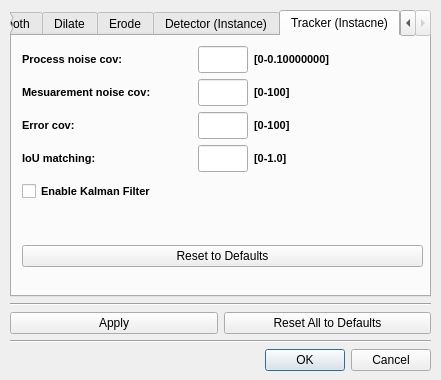
<?xml version="1.0" encoding="UTF-8"?>
<ui version="4.0">
 <class>ImageProcessingSettingsDialog</class>
 <widget class="QDialog" name="ImageProcessingSettingsDialog">
  <property name="geometry">
   <rect>
    <x>0</x>
    <y>0</y>
    <width>441</width>
    <height>380</height>
   </rect>
  </property>
  <property name="windowTitle">
   <string>Image Processing Settings</string>
  </property>
  <widget class="QWidget" name="layoutWidget1">
   <property name="geometry">
    <rect>
     <x>10</x>
     <y>10</y>
     <width>421</width>
     <height>361</height>
    </rect>
   </property>
   <layout class="QVBoxLayout" name="verticalLayout_40">
    <item>
     <widget class="QTabWidget" name="tabWidget">
      <property name="currentIndex">
       <number>4</number>
      </property>
      <widget class="QWidget" name="smoothTab_5">
       <attribute name="title">
        <string>Smooth</string>
       </attribute>
       <widget class="QWidget" name="layoutWidget2_5">
        <property name="geometry">
         <rect>
          <x>10</x>
          <y>10</y>
          <width>401</width>
          <height>221</height>
         </rect>
        </property>
        <layout class="QVBoxLayout" name="verticalLayout_41">
         <item>
          <layout class="QHBoxLayout" name="horizontalLayout_48">
           <item>
            <layout class="QVBoxLayout" name="verticalLayout_42">
             <item>
              <widget class="QLabel" name="label_68">
               <property name="sizePolicy">
                <sizepolicy hsizetype="Preferred" vsizetype="Minimum">
                 <horstretch>0</horstretch>
                 <verstretch>0</verstretch>
                </sizepolicy>
               </property>
               <property name="minimumSize">
                <size>
                 <width>0</width>
                 <height>27</height>
                </size>
               </property>
               <property name="maximumSize">
                <size>
                 <width>140</width>
                 <height>27</height>
                </size>
               </property>
               <property name="font">
                <font>
                 <pointsize>8</pointsize>
                 <weight>75</weight>
                 <bold>true</bold>
                </font>
               </property>
               <property name="text">
                <string>Type:</string>
               </property>
              </widget>
             </item>
             <item>
              <layout class="QVBoxLayout" name="verticalLayout_43">
               <item>
                <widget class="QRadioButton" name="smoothBlurButton">
                 <property name="maximumSize">
                  <size>
                   <width>140</width>
                   <height>16777215</height>
                  </size>
                 </property>
                 <property name="font">
                  <font>
                   <pointsize>8</pointsize>
                  </font>
                 </property>
                 <property name="text">
                  <string>Blur</string>
                 </property>
                 <attribute name="buttonGroup">
                  <string notr="true">smoothTypeGroup</string>
                 </attribute>
                </widget>
               </item>
               <item>
                <widget class="QRadioButton" name="smoothGaussianButton">
                 <property name="maximumSize">
                  <size>
                   <width>140</width>
                   <height>16777215</height>
                  </size>
                 </property>
                 <property name="font">
                  <font>
                   <pointsize>8</pointsize>
                  </font>
                 </property>
                 <property name="text">
                  <string>Gaussian</string>
                 </property>
                 <attribute name="buttonGroup">
                  <string notr="true">smoothTypeGroup</string>
                 </attribute>
                </widget>
               </item>
               <item>
                <widget class="QRadioButton" name="smoothMedianButton">
                 <property name="maximumSize">
                  <size>
                   <width>140</width>
                   <height>16777215</height>
                  </size>
                 </property>
                 <property name="font">
                  <font>
                   <pointsize>8</pointsize>
                  </font>
                 </property>
                 <property name="text">
                  <string>Median</string>
                 </property>
                 <attribute name="buttonGroup">
                  <string notr="true">smoothTypeGroup</string>
                 </attribute>
                </widget>
               </item>
               <item>
                <spacer name="verticalSpacer_29">
                 <property name="orientation">
                  <enum>Qt::Vertical</enum>
                 </property>
                 <property name="sizeHint" stdset="0">
                  <size>
                   <width>20</width>
                   <height>40</height>
                  </size>
                 </property>
                </spacer>
               </item>
              </layout>
             </item>
            </layout>
           </item>
           <item>
            <layout class="QVBoxLayout" name="verticalLayout_44">
             <item>
              <widget class="QLabel" name="label_69">
               <property name="minimumSize">
                <size>
                 <width>0</width>
                 <height>27</height>
                </size>
               </property>
               <property name="maximumSize">
                <size>
                 <width>16777215</width>
                 <height>27</height>
                </size>
               </property>
               <property name="font">
                <font>
                 <pointsize>8</pointsize>
                 <weight>75</weight>
                 <bold>true</bold>
                </font>
               </property>
               <property name="text">
                <string>Parameters:</string>
               </property>
              </widget>
             </item>
             <item>
              <layout class="QVBoxLayout" name="verticalLayout_45">
               <item>
                <layout class="QHBoxLayout" name="horizontalLayout_49">
                 <item>
                  <widget class="QLabel" name="label_70">
                   <property name="sizePolicy">
                    <sizepolicy hsizetype="Minimum" vsizetype="Preferred">
                     <horstretch>0</horstretch>
                     <verstretch>0</verstretch>
                    </sizepolicy>
                   </property>
                   <property name="minimumSize">
                    <size>
                     <width>15</width>
                     <height>0</height>
                    </size>
                   </property>
                   <property name="maximumSize">
                    <size>
                     <width>15</width>
                     <height>16777215</height>
                    </size>
                   </property>
                   <property name="font">
                    <font>
                     <pointsize>8</pointsize>
                    </font>
                   </property>
                   <property name="text">
                    <string>1:</string>
                   </property>
                  </widget>
                 </item>
                 <item>
                  <widget class="QLineEdit" name="smoothParam1Edit">
                   <property name="sizePolicy">
                    <sizepolicy hsizetype="Minimum" vsizetype="Fixed">
                     <horstretch>0</horstretch>
                     <verstretch>0</verstretch>
                    </sizepolicy>
                   </property>
                   <property name="minimumSize">
                    <size>
                     <width>45</width>
                     <height>0</height>
                    </size>
                   </property>
                   <property name="maximumSize">
                    <size>
                     <width>45</width>
                     <height>16777215</height>
                    </size>
                   </property>
                   <property name="font">
                    <font>
                     <pointsize>8</pointsize>
                    </font>
                   </property>
                  </widget>
                 </item>
                 <item>
                  <widget class="QLabel" name="smoothParam1RangeLabel">
                   <property name="font">
                    <font>
                     <pointsize>8</pointsize>
                     <weight>75</weight>
                     <bold>true</bold>
                    </font>
                   </property>
                   <property name="text">
                    <string/>
                   </property>
                  </widget>
                 </item>
                 <item>
                  <widget class="QLabel" name="smoothParam1Label">
                   <property name="font">
                    <font>
                     <pointsize>8</pointsize>
                    </font>
                   </property>
                   <property name="text">
                    <string/>
                   </property>
                  </widget>
                 </item>
                </layout>
               </item>
               <item>
                <layout class="QHBoxLayout" name="horizontalLayout_50">
                 <item>
                  <widget class="QLabel" name="label_71">
                   <property name="sizePolicy">
                    <sizepolicy hsizetype="Minimum" vsizetype="Preferred">
                     <horstretch>0</horstretch>
                     <verstretch>0</verstretch>
                    </sizepolicy>
                   </property>
                   <property name="minimumSize">
                    <size>
                     <width>15</width>
                     <height>0</height>
                    </size>
                   </property>
                   <property name="maximumSize">
                    <size>
                     <width>15</width>
                     <height>16777215</height>
                    </size>
                   </property>
                   <property name="font">
                    <font>
                     <pointsize>8</pointsize>
                    </font>
                   </property>
                   <property name="text">
                    <string>2:</string>
                   </property>
                  </widget>
                 </item>
                 <item>
                  <widget class="QLineEdit" name="smoothParam2Edit">
                   <property name="sizePolicy">
                    <sizepolicy hsizetype="Minimum" vsizetype="Fixed">
                     <horstretch>0</horstretch>
                     <verstretch>0</verstretch>
                    </sizepolicy>
                   </property>
                   <property name="minimumSize">
                    <size>
                     <width>45</width>
                     <height>0</height>
                    </size>
                   </property>
                   <property name="maximumSize">
                    <size>
                     <width>45</width>
                     <height>16777215</height>
                    </size>
                   </property>
                   <property name="font">
                    <font>
                     <pointsize>8</pointsize>
                    </font>
                   </property>
                  </widget>
                 </item>
                 <item>
                  <widget class="QLabel" name="smoothParam2RangeLabel">
                   <property name="font">
                    <font>
                     <pointsize>8</pointsize>
                     <weight>75</weight>
                     <bold>true</bold>
                    </font>
                   </property>
                   <property name="text">
                    <string/>
                   </property>
                  </widget>
                 </item>
                 <item>
                  <widget class="QLabel" name="smoothParam2Label">
                   <property name="font">
                    <font>
                     <pointsize>8</pointsize>
                    </font>
                   </property>
                   <property name="text">
                    <string/>
                   </property>
                  </widget>
                 </item>
                </layout>
               </item>
               <item>
                <layout class="QHBoxLayout" name="horizontalLayout_51">
                 <item>
                  <widget class="QLabel" name="label_72">
                   <property name="sizePolicy">
                    <sizepolicy hsizetype="Minimum" vsizetype="Preferred">
                     <horstretch>0</horstretch>
                     <verstretch>0</verstretch>
                    </sizepolicy>
                   </property>
                   <property name="minimumSize">
                    <size>
                     <width>15</width>
                     <height>0</height>
                    </size>
                   </property>
                   <property name="maximumSize">
                    <size>
                     <width>15</width>
                     <height>16777215</height>
                    </size>
                   </property>
                   <property name="font">
                    <font>
                     <pointsize>8</pointsize>
                    </font>
                   </property>
                   <property name="text">
                    <string>3:</string>
                   </property>
                  </widget>
                 </item>
                 <item>
                  <widget class="QLineEdit" name="smoothParam3Edit">
                   <property name="sizePolicy">
                    <sizepolicy hsizetype="Minimum" vsizetype="Fixed">
                     <horstretch>0</horstretch>
                     <verstretch>0</verstretch>
                    </sizepolicy>
                   </property>
                   <property name="minimumSize">
                    <size>
                     <width>45</width>
                     <height>0</height>
                    </size>
                   </property>
                   <property name="maximumSize">
                    <size>
                     <width>45</width>
                     <height>16777215</height>
                    </size>
                   </property>
                   <property name="font">
                    <font>
                     <pointsize>8</pointsize>
                    </font>
                   </property>
                  </widget>
                 </item>
                 <item>
                  <widget class="QLabel" name="smoothParam3RangeLabel">
                   <property name="font">
                    <font>
                     <pointsize>8</pointsize>
                     <weight>75</weight>
                     <bold>true</bold>
                    </font>
                   </property>
                   <property name="text">
                    <string/>
                   </property>
                  </widget>
                 </item>
                 <item>
                  <widget class="QLabel" name="smoothParam3Label">
                   <property name="font">
                    <font>
                     <pointsize>8</pointsize>
                    </font>
                   </property>
                   <property name="text">
                    <string/>
                   </property>
                  </widget>
                 </item>
                </layout>
               </item>
               <item>
                <layout class="QHBoxLayout" name="horizontalLayout_52">
                 <item>
                  <widget class="QLabel" name="label_73">
                   <property name="sizePolicy">
                    <sizepolicy hsizetype="Minimum" vsizetype="Preferred">
                     <horstretch>0</horstretch>
                     <verstretch>0</verstretch>
                    </sizepolicy>
                   </property>
                   <property name="minimumSize">
                    <size>
                     <width>15</width>
                     <height>0</height>
                    </size>
                   </property>
                   <property name="maximumSize">
                    <size>
                     <width>15</width>
                     <height>16777215</height>
                    </size>
                   </property>
                   <property name="font">
                    <font>
                     <pointsize>8</pointsize>
                    </font>
                   </property>
                   <property name="text">
                    <string>4:</string>
                   </property>
                  </widget>
                 </item>
                 <item>
                  <widget class="QLineEdit" name="smoothParam4Edit">
                   <property name="sizePolicy">
                    <sizepolicy hsizetype="Minimum" vsizetype="Fixed">
                     <horstretch>0</horstretch>
                     <verstretch>0</verstretch>
                    </sizepolicy>
                   </property>
                   <property name="minimumSize">
                    <size>
                     <width>45</width>
                     <height>0</height>
                    </size>
                   </property>
                   <property name="maximumSize">
                    <size>
                     <width>45</width>
                     <height>16777215</height>
                    </size>
                   </property>
                   <property name="font">
                    <font>
                     <pointsize>8</pointsize>
                    </font>
                   </property>
                  </widget>
                 </item>
                 <item>
                  <widget class="QLabel" name="smoothParam4RangeLabel">
                   <property name="font">
                    <font>
                     <pointsize>8</pointsize>
                     <weight>75</weight>
                     <bold>true</bold>
                    </font>
                   </property>
                   <property name="text">
                    <string/>
                   </property>
                  </widget>
                 </item>
                 <item>
                  <widget class="QLabel" name="smoothParam4Label">
                   <property name="font">
                    <font>
                     <pointsize>8</pointsize>
                    </font>
                   </property>
                   <property name="text">
                    <string/>
                   </property>
                  </widget>
                 </item>
                </layout>
               </item>
              </layout>
             </item>
            </layout>
           </item>
          </layout>
         </item>
         <item>
          <spacer name="verticalSpacer_31">
           <property name="orientation">
            <enum>Qt::Vertical</enum>
           </property>
           <property name="sizeHint" stdset="0">
            <size>
             <width>20</width>
             <height>40</height>
            </size>
           </property>
          </spacer>
         </item>
         <item>
          <widget class="QPushButton" name="resetSmoothToDefaultsButton">
           <property name="text">
            <string>Reset to Defaults</string>
           </property>
          </widget>
         </item>
        </layout>
       </widget>
      </widget>
      <widget class="QWidget" name="dilateTab_5">
       <attribute name="title">
        <string>Dilate</string>
       </attribute>
       <widget class="QWidget" name="layoutWidget3_5">
        <property name="geometry">
         <rect>
          <x>10</x>
          <y>10</y>
          <width>401</width>
          <height>221</height>
         </rect>
        </property>
        <layout class="QVBoxLayout" name="verticalLayout_46">
         <item>
          <layout class="QHBoxLayout" name="horizontalLayout_53">
           <item>
            <widget class="QLabel" name="label_74">
             <property name="minimumSize">
              <size>
               <width>0</width>
               <height>27</height>
              </size>
             </property>
             <property name="font">
              <font>
               <pointsize>8</pointsize>
               <weight>75</weight>
               <bold>true</bold>
              </font>
             </property>
             <property name="text">
              <string>Number of iterations:</string>
             </property>
            </widget>
           </item>
           <item>
            <widget class="QLineEdit" name="dilateIterationsEdit">
             <property name="sizePolicy">
              <sizepolicy hsizetype="Minimum" vsizetype="Fixed">
               <horstretch>0</horstretch>
               <verstretch>0</verstretch>
              </sizepolicy>
             </property>
             <property name="minimumSize">
              <size>
               <width>50</width>
               <height>27</height>
              </size>
             </property>
             <property name="maximumSize">
              <size>
               <width>50</width>
               <height>16777215</height>
              </size>
             </property>
             <property name="font">
              <font>
               <pointsize>8</pointsize>
              </font>
             </property>
            </widget>
           </item>
           <item>
            <widget class="QLabel" name="label_75">
             <property name="minimumSize">
              <size>
               <width>0</width>
               <height>27</height>
              </size>
             </property>
             <property name="font">
              <font>
               <pointsize>8</pointsize>
               <weight>75</weight>
               <bold>true</bold>
              </font>
             </property>
             <property name="text">
              <string>[1-999]</string>
             </property>
            </widget>
           </item>
          </layout>
         </item>
         <item>
          <spacer name="verticalSpacer_32">
           <property name="orientation">
            <enum>Qt::Vertical</enum>
           </property>
           <property name="sizeHint" stdset="0">
            <size>
             <width>20</width>
             <height>40</height>
            </size>
           </property>
          </spacer>
         </item>
         <item>
          <widget class="QPushButton" name="resetDilateToDefaultsButton">
           <property name="text">
            <string>Reset to Defaults</string>
           </property>
          </widget>
         </item>
        </layout>
       </widget>
      </widget>
      <widget class="QWidget" name="erodeTab_5">
       <attribute name="title">
        <string>Erode</string>
       </attribute>
       <widget class="QWidget" name="layoutWidget4_5">
        <property name="geometry">
         <rect>
          <x>10</x>
          <y>10</y>
          <width>401</width>
          <height>221</height>
         </rect>
        </property>
        <layout class="QVBoxLayout" name="verticalLayout_47">
         <item>
          <layout class="QHBoxLayout" name="horizontalLayout_54">
           <item>
            <widget class="QLabel" name="label_76">
             <property name="minimumSize">
              <size>
               <width>0</width>
               <height>27</height>
              </size>
             </property>
             <property name="font">
              <font>
               <pointsize>8</pointsize>
               <weight>75</weight>
               <bold>true</bold>
              </font>
             </property>
             <property name="text">
              <string>Number of iterations:</string>
             </property>
            </widget>
           </item>
           <item>
            <widget class="QLineEdit" name="erodeIterationsEdit">
             <property name="sizePolicy">
              <sizepolicy hsizetype="Minimum" vsizetype="Fixed">
               <horstretch>0</horstretch>
               <verstretch>0</verstretch>
              </sizepolicy>
             </property>
             <property name="minimumSize">
              <size>
               <width>50</width>
               <height>27</height>
              </size>
             </property>
             <property name="maximumSize">
              <size>
               <width>50</width>
               <height>16777215</height>
              </size>
             </property>
             <property name="font">
              <font>
               <pointsize>8</pointsize>
              </font>
             </property>
            </widget>
           </item>
           <item>
            <widget class="QLabel" name="label_77">
             <property name="minimumSize">
              <size>
               <width>0</width>
               <height>27</height>
              </size>
             </property>
             <property name="font">
              <font>
               <pointsize>8</pointsize>
               <weight>75</weight>
               <bold>true</bold>
              </font>
             </property>
             <property name="text">
              <string>[1-999]</string>
             </property>
            </widget>
           </item>
          </layout>
         </item>
         <item>
          <spacer name="verticalSpacer_33">
           <property name="orientation">
            <enum>Qt::Vertical</enum>
           </property>
           <property name="sizeHint" stdset="0">
            <size>
             <width>20</width>
             <height>40</height>
            </size>
           </property>
          </spacer>
         </item>
         <item>
          <widget class="QPushButton" name="resetErodeToDefaultsButton">
           <property name="text">
            <string>Reset to Defaults</string>
           </property>
          </widget>
         </item>
        </layout>
       </widget>
      </widget>
      <widget class="QWidget" name="flipTab_5">
       <attribute name="title">
        <string>Detector (Instance)</string>
       </attribute>
       <widget class="QWidget" name="layoutWidget5_5">
        <property name="geometry">
         <rect>
          <x>10</x>
          <y>10</y>
          <width>401</width>
          <height>221</height>
         </rect>
        </property>
        <layout class="QVBoxLayout" name="verticalLayout_48">
         <item>
          <layout class="QHBoxLayout" name="horizontalLayout_55">
           <item>
            <widget class="QLabel" name="label_78">
             <property name="sizePolicy">
              <sizepolicy hsizetype="Preferred" vsizetype="Minimum">
               <horstretch>0</horstretch>
               <verstretch>0</verstretch>
              </sizepolicy>
             </property>
             <property name="minimumSize">
              <size>
               <width>0</width>
               <height>27</height>
              </size>
             </property>
             <property name="maximumSize">
              <size>
               <width>16777215</width>
               <height>27</height>
              </size>
             </property>
             <property name="font">
              <font>
               <pointsize>8</pointsize>
               <weight>75</weight>
               <bold>true</bold>
              </font>
             </property>
             <property name="text">
              <string>Class:</string>
             </property>
            </widget>
           </item>
           <item>
            <widget class="QRadioButton" name="flipXAxisButton">
             <property name="font">
              <font>
               <pointsize>8</pointsize>
              </font>
             </property>
             <property name="text">
              <string>Person</string>
             </property>
             <attribute name="buttonGroup">
              <string notr="true">flipCodeGroup</string>
             </attribute>
            </widget>
           </item>
           <item>
            <widget class="QRadioButton" name="flipYAxisButton">
             <property name="font">
              <font>
               <pointsize>8</pointsize>
              </font>
             </property>
             <property name="text">
              <string>Car</string>
             </property>
             <attribute name="buttonGroup">
              <string notr="true">flipCodeGroup</string>
             </attribute>
            </widget>
           </item>
           <item>
            <widget class="QRadioButton" name="flipBothAxesButton">
             <property name="font">
              <font>
               <pointsize>8</pointsize>
              </font>
             </property>
             <property name="text">
              <string>Bus</string>
             </property>
             <attribute name="buttonGroup">
              <string notr="true">flipCodeGroup</string>
             </attribute>
            </widget>
           </item>
           <item>
            <widget class="QRadioButton" name="flipBothAxesButton_2">
             <property name="font">
              <font>
               <pointsize>8</pointsize>
              </font>
             </property>
             <property name="text">
              <string>Truck</string>
             </property>
            </widget>
           </item>
           <item>
            <widget class="QRadioButton" name="flipBothAxesButton_3">
             <property name="font">
              <font>
               <pointsize>8</pointsize>
              </font>
             </property>
             <property name="text">
              <string>Motocycle</string>
             </property>
            </widget>
           </item>
          </layout>
         </item>
         <item>
          <layout class="QHBoxLayout" name="horizontalLayout_61">
           <item>
            <widget class="QLabel" name="label_86">
             <property name="sizePolicy">
              <sizepolicy hsizetype="Preferred" vsizetype="Minimum">
               <horstretch>0</horstretch>
               <verstretch>0</verstretch>
              </sizepolicy>
             </property>
             <property name="minimumSize">
              <size>
               <width>0</width>
               <height>27</height>
              </size>
             </property>
             <property name="maximumSize">
              <size>
               <width>16777215</width>
               <height>27</height>
              </size>
             </property>
             <property name="font">
              <font>
               <pointsize>8</pointsize>
               <weight>75</weight>
               <bold>true</bold>
              </font>
             </property>
             <property name="text">
              <string>NMS Threshold:</string>
             </property>
            </widget>
           </item>
           <item>
            <widget class="QLabel" name="label">
             <property name="text">
              <string>Confidence</string>
             </property>
            </widget>
           </item>
           <item>
            <widget class="QLineEdit" name="lineEdit"/>
           </item>
           <item>
            <widget class="QLabel" name="label_2">
             <property name="text">
              <string>IoU</string>
             </property>
            </widget>
           </item>
           <item>
            <widget class="QLineEdit" name="lineEdit_2"/>
           </item>
          </layout>
         </item>
         <item>
          <spacer name="verticalSpacer_34">
           <property name="orientation">
            <enum>Qt::Vertical</enum>
           </property>
           <property name="sizeHint" stdset="0">
            <size>
             <width>20</width>
             <height>40</height>
            </size>
           </property>
          </spacer>
         </item>
         <item>
          <widget class="QPushButton" name="resetFlipToDefaultsButton">
           <property name="text">
            <string>Reset to Defaults</string>
           </property>
          </widget>
         </item>
        </layout>
       </widget>
      </widget>
      <widget class="QWidget" name="cannyTab_5">
       <attribute name="title">
        <string>Tracker (Instacne)</string>
       </attribute>
       <widget class="QWidget" name="layoutWidget6_5">
        <property name="geometry">
         <rect>
          <x>10</x>
          <y>10</y>
          <width>401</width>
          <height>221</height>
         </rect>
        </property>
        <layout class="QVBoxLayout" name="verticalLayout_49">
         <item>
          <layout class="QHBoxLayout" name="horizontalLayout_56">
           <item>
            <widget class="QLabel" name="label_79">
             <property name="minimumSize">
              <size>
               <width>0</width>
               <height>27</height>
              </size>
             </property>
             <property name="font">
              <font>
               <pointsize>8</pointsize>
               <weight>75</weight>
               <bold>true</bold>
              </font>
             </property>
             <property name="text">
              <string>Process noise cov:</string>
             </property>
            </widget>
           </item>
           <item>
            <widget class="QLineEdit" name="cannyThresh1Edit">
             <property name="sizePolicy">
              <sizepolicy hsizetype="Minimum" vsizetype="Fixed">
               <horstretch>0</horstretch>
               <verstretch>0</verstretch>
              </sizepolicy>
             </property>
             <property name="minimumSize">
              <size>
               <width>50</width>
               <height>27</height>
              </size>
             </property>
             <property name="maximumSize">
              <size>
               <width>50</width>
               <height>16777215</height>
              </size>
             </property>
             <property name="font">
              <font>
               <pointsize>8</pointsize>
              </font>
             </property>
            </widget>
           </item>
           <item>
            <widget class="QLabel" name="label_80">
             <property name="minimumSize">
              <size>
               <width>0</width>
               <height>27</height>
              </size>
             </property>
             <property name="font">
              <font>
               <pointsize>8</pointsize>
               <weight>75</weight>
               <bold>true</bold>
              </font>
             </property>
             <property name="text">
              <string>[0-0.10000000]</string>
             </property>
            </widget>
           </item>
          </layout>
         </item>
         <item>
          <layout class="QHBoxLayout" name="horizontalLayout_57">
           <item>
            <widget class="QLabel" name="label_81">
             <property name="minimumSize">
              <size>
               <width>0</width>
               <height>27</height>
              </size>
             </property>
             <property name="font">
              <font>
               <pointsize>8</pointsize>
               <weight>75</weight>
               <bold>true</bold>
              </font>
             </property>
             <property name="text">
              <string>Mesuarement noise cov:</string>
             </property>
            </widget>
           </item>
           <item>
            <widget class="QLineEdit" name="cannyThresh2Edit">
             <property name="sizePolicy">
              <sizepolicy hsizetype="Minimum" vsizetype="Fixed">
               <horstretch>0</horstretch>
               <verstretch>0</verstretch>
              </sizepolicy>
             </property>
             <property name="minimumSize">
              <size>
               <width>50</width>
               <height>27</height>
              </size>
             </property>
             <property name="maximumSize">
              <size>
               <width>50</width>
               <height>16777215</height>
              </size>
             </property>
             <property name="font">
              <font>
               <pointsize>8</pointsize>
              </font>
             </property>
            </widget>
           </item>
           <item>
            <widget class="QLabel" name="label_82">
             <property name="minimumSize">
              <size>
               <width>0</width>
               <height>27</height>
              </size>
             </property>
             <property name="font">
              <font>
               <pointsize>8</pointsize>
               <weight>75</weight>
               <bold>true</bold>
              </font>
             </property>
             <property name="text">
              <string>[0-100]</string>
             </property>
            </widget>
           </item>
          </layout>
         </item>
         <item>
          <layout class="QHBoxLayout" name="horizontalLayout_58">
           <item>
            <widget class="QLabel" name="label_83">
             <property name="minimumSize">
              <size>
               <width>0</width>
               <height>27</height>
              </size>
             </property>
             <property name="font">
              <font>
               <pointsize>8</pointsize>
               <weight>75</weight>
               <bold>true</bold>
              </font>
             </property>
             <property name="text">
              <string>Error cov:</string>
             </property>
            </widget>
           </item>
           <item>
            <widget class="QLineEdit" name="cannyApertureSizeEdit">
             <property name="sizePolicy">
              <sizepolicy hsizetype="Minimum" vsizetype="Fixed">
               <horstretch>0</horstretch>
               <verstretch>0</verstretch>
              </sizepolicy>
             </property>
             <property name="minimumSize">
              <size>
               <width>50</width>
               <height>27</height>
              </size>
             </property>
             <property name="maximumSize">
              <size>
               <width>50</width>
               <height>16777215</height>
              </size>
             </property>
             <property name="font">
              <font>
               <pointsize>8</pointsize>
              </font>
             </property>
            </widget>
           </item>
           <item>
            <widget class="QLabel" name="label_84">
             <property name="minimumSize">
              <size>
               <width>0</width>
               <height>27</height>
              </size>
             </property>
             <property name="font">
              <font>
               <pointsize>8</pointsize>
               <weight>75</weight>
               <bold>true</bold>
              </font>
             </property>
             <property name="text">
              <string>[0-100]</string>
             </property>
            </widget>
           </item>
          </layout>
         </item>
         <item>
          <layout class="QHBoxLayout" name="horizontalLayout_60">
           <item>
            <widget class="QLabel" name="label_85">
             <property name="minimumSize">
              <size>
               <width>0</width>
               <height>27</height>
              </size>
             </property>
             <property name="font">
              <font>
               <pointsize>8</pointsize>
               <weight>75</weight>
               <bold>true</bold>
              </font>
             </property>
             <property name="text">
              <string>IoU matching:</string>
             </property>
            </widget>
           </item>
           <item>
            <widget class="QLineEdit" name="cannyApertureSizeEdit_2">
             <property name="sizePolicy">
              <sizepolicy hsizetype="Minimum" vsizetype="Fixed">
               <horstretch>0</horstretch>
               <verstretch>0</verstretch>
              </sizepolicy>
             </property>
             <property name="minimumSize">
              <size>
               <width>50</width>
               <height>27</height>
              </size>
             </property>
             <property name="maximumSize">
              <size>
               <width>50</width>
               <height>16777215</height>
              </size>
             </property>
             <property name="font">
              <font>
               <pointsize>8</pointsize>
              </font>
             </property>
            </widget>
           </item>
           <item>
            <widget class="QLabel" name="label_87">
             <property name="minimumSize">
              <size>
               <width>0</width>
               <height>27</height>
              </size>
             </property>
             <property name="font">
              <font>
               <pointsize>8</pointsize>
               <weight>75</weight>
               <bold>true</bold>
              </font>
             </property>
             <property name="text">
              <string>[0-1.0]</string>
             </property>
            </widget>
           </item>
          </layout>
         </item>
         <item>
          <widget class="QCheckBox" name="cannyL2NormCheckBox">
           <property name="minimumSize">
            <size>
             <width>0</width>
             <height>27</height>
            </size>
           </property>
           <property name="font">
            <font>
             <pointsize>8</pointsize>
             <weight>75</weight>
             <bold>true</bold>
            </font>
           </property>
           <property name="text">
            <string>Enable Kalman Filter</string>
           </property>
          </widget>
         </item>
         <item>
          <spacer name="verticalSpacer_35">
           <property name="orientation">
            <enum>Qt::Vertical</enum>
           </property>
           <property name="sizeHint" stdset="0">
            <size>
             <width>20</width>
             <height>40</height>
            </size>
           </property>
          </spacer>
         </item>
         <item>
          <widget class="QPushButton" name="resetCannyToDefaultsButton">
           <property name="text">
            <string>Reset to Defaults</string>
           </property>
          </widget>
         </item>
        </layout>
       </widget>
      </widget>
     </widget>
    </item>
    <item>
     <widget class="Line" name="line_9">
      <property name="orientation">
       <enum>Qt::Horizontal</enum>
      </property>
     </widget>
    </item>
    <item>
     <layout class="QHBoxLayout" name="horizontalLayout_59">
      <item>
       <widget class="QPushButton" name="applyButton">
        <property name="text">
         <string>Apply</string>
        </property>
       </widget>
      </item>
      <item>
       <widget class="QPushButton" name="resetAllToDefaultsButton">
        <property name="text">
         <string>Reset All to Defaults</string>
        </property>
       </widget>
      </item>
     </layout>
    </item>
    <item>
     <widget class="Line" name="line_10">
      <property name="orientation">
       <enum>Qt::Horizontal</enum>
      </property>
     </widget>
    </item>
    <item>
     <widget class="QDialogButtonBox" name="okCancelBox">
      <property name="orientation">
       <enum>Qt::Horizontal</enum>
      </property>
      <property name="standardButtons">
       <set>QDialogButtonBox::Cancel|QDialogButtonBox::Ok</set>
      </property>
     </widget>
    </item>
   </layout>
  </widget>
 </widget>
 <tabstops>
  <tabstop>tabWidget</tabstop>
  <tabstop>applyButton</tabstop>
  <tabstop>resetAllToDefaultsButton</tabstop>
  <tabstop>okCancelBox</tabstop>
  <tabstop>smoothBlurButton</tabstop>
  <tabstop>smoothGaussianButton</tabstop>
  <tabstop>smoothMedianButton</tabstop>
  <tabstop>smoothParam1Edit</tabstop>
  <tabstop>smoothParam2Edit</tabstop>
  <tabstop>smoothParam3Edit</tabstop>
  <tabstop>smoothParam4Edit</tabstop>
  <tabstop>resetSmoothToDefaultsButton</tabstop>
  <tabstop>dilateIterationsEdit</tabstop>
  <tabstop>resetDilateToDefaultsButton</tabstop>
  <tabstop>erodeIterationsEdit</tabstop>
  <tabstop>resetErodeToDefaultsButton</tabstop>
  <tabstop>flipXAxisButton</tabstop>
  <tabstop>flipYAxisButton</tabstop>
  <tabstop>flipBothAxesButton</tabstop>
  <tabstop>resetFlipToDefaultsButton</tabstop>
  <tabstop>cannyThresh1Edit</tabstop>
  <tabstop>cannyThresh2Edit</tabstop>
  <tabstop>cannyApertureSizeEdit</tabstop>
  <tabstop>cannyL2NormCheckBox</tabstop>
  <tabstop>resetCannyToDefaultsButton</tabstop>
 </tabstops>
 <resources/>
 <connections>
  <connection>
   <sender>okCancelBox</sender>
   <signal>accepted()</signal>
   <receiver>ImageProcessingSettingsDialog</receiver>
   <slot>accept()</slot>
   <hints>
    <hint type="sourcelabel">
     <x>220</x>
     <y>356</y>
    </hint>
    <hint type="destinationlabel">
     <x>219</x>
     <y>189</y>
    </hint>
   </hints>
  </connection>
  <connection>
   <sender>okCancelBox</sender>
   <signal>rejected()</signal>
   <receiver>ImageProcessingSettingsDialog</receiver>
   <slot>reject()</slot>
   <hints>
    <hint type="sourcelabel">
     <x>220</x>
     <y>356</y>
    </hint>
    <hint type="destinationlabel">
     <x>219</x>
     <y>189</y>
    </hint>
   </hints>
  </connection>
 </connections>
 <buttongroups>
  <buttongroup name="smoothTypeGroup"/>
  <buttongroup name="flipCodeGroup"/>
 </buttongroups>
</ui>
